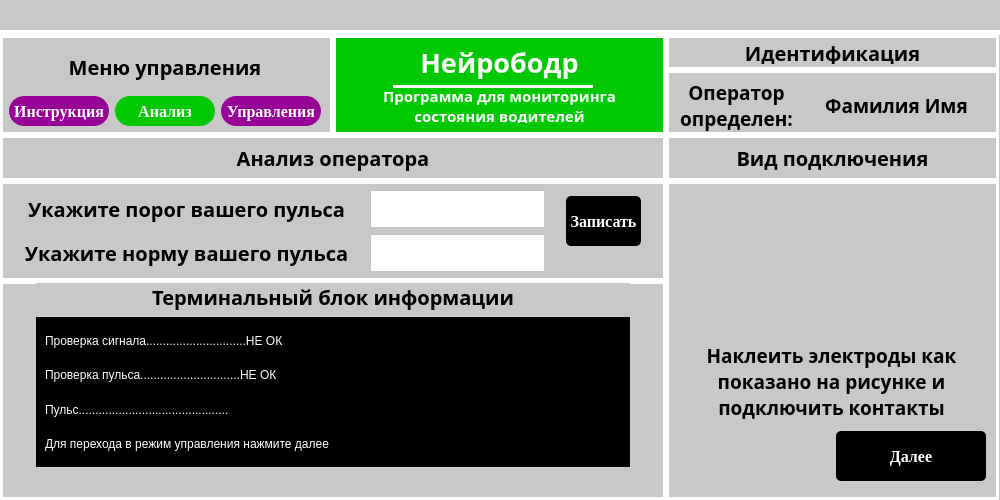
<?xml version="1.0" encoding="UTF-8"?>
<ui version="4.0">
 <class>MainWindow</class>
 <widget class="QMainWindow" name="MainWindow">
  <property name="geometry">
   <rect>
    <x>0</x>
    <y>0</y>
    <width>1000</width>
    <height>500</height>
   </rect>
  </property>
  <property name="windowTitle">
   <string>MainWindow</string>
  </property>
  <widget class="QWidget" name="centralwidget">
   <layout class="QVBoxLayout" name="verticalLayout">
    <property name="spacing">
     <number>0</number>
    </property>
    <property name="leftMargin">
     <number>0</number>
    </property>
    <property name="topMargin">
     <number>0</number>
    </property>
    <property name="rightMargin">
     <number>0</number>
    </property>
    <property name="bottomMargin">
     <number>0</number>
    </property>
    <item>
     <widget class="QWidget" name="widget" native="true">
      <property name="minimumSize">
       <size>
        <width>0</width>
        <height>35</height>
       </size>
      </property>
      <property name="maximumSize">
       <size>
        <width>16777215</width>
        <height>35</height>
       </size>
      </property>
      <property name="styleSheet">
       <string notr="true">* {background-color: rgb(200,200,200);} #widget { border-bottom: 5px solid white}</string>
      </property>
      <layout class="QGridLayout" name="gridLayout">
       <property name="leftMargin">
        <number>950</number>
       </property>
       <property name="topMargin">
        <number>0</number>
       </property>
       <property name="rightMargin">
        <number>0</number>
       </property>
       <property name="bottomMargin">
        <number>5</number>
       </property>
       <property name="spacing">
        <number>0</number>
       </property>
       <item row="0" column="0">
        <widget class="QLabel" name="close">
         <property name="minimumSize">
          <size>
           <width>30</width>
           <height>30</height>
          </size>
         </property>
         <property name="maximumSize">
          <size>
           <width>30</width>
           <height>30</height>
          </size>
         </property>
         <property name="text">
          <string/>
         </property>
         <property name="pixmap">
          <pixmap>../photos/nook.png</pixmap>
         </property>
         <property name="scaledContents">
          <bool>true</bool>
         </property>
        </widget>
       </item>
      </layout>
     </widget>
    </item>
    <item>
     <widget class="QWidget" name="widget_2" native="true">
      <property name="styleSheet">
       <string notr="true">background-color: rgb(200,200,200)</string>
      </property>
      <layout class="QVBoxLayout" name="verticalLayout_2">
       <property name="spacing">
        <number>0</number>
       </property>
       <property name="leftMargin">
        <number>0</number>
       </property>
       <property name="topMargin">
        <number>0</number>
       </property>
       <property name="rightMargin">
        <number>0</number>
       </property>
       <property name="bottomMargin">
        <number>0</number>
       </property>
       <item>
        <widget class="QWidget" name="widget_6" native="true">
         <property name="minimumSize">
          <size>
           <width>999</width>
           <height>100</height>
          </size>
         </property>
         <property name="maximumSize">
          <size>
           <width>999</width>
           <height>100</height>
          </size>
         </property>
         <layout class="QHBoxLayout" name="horizontalLayout">
          <property name="spacing">
           <number>0</number>
          </property>
          <property name="leftMargin">
           <number>0</number>
          </property>
          <property name="topMargin">
           <number>0</number>
          </property>
          <property name="rightMargin">
           <number>0</number>
          </property>
          <property name="bottomMargin">
           <number>0</number>
          </property>
          <item>
           <widget class="QWidget" name="widget_9" native="true">
            <property name="minimumSize">
             <size>
              <width>333</width>
              <height>100</height>
             </size>
            </property>
            <property name="maximumSize">
             <size>
              <width>333</width>
              <height>100</height>
             </size>
            </property>
            <property name="styleSheet">
             <string notr="true">#widget_9 {border: 3px solid white}</string>
            </property>
            <layout class="QGridLayout" name="gridLayout_8">
             <item row="0" column="0" colspan="3">
              <widget class="QLabel" name="label_7">
               <property name="font">
                <font>
                 <family>Jura</family>
                 <pointsize>15</pointsize>
                 <weight>75</weight>
                 <bold>true</bold>
                </font>
               </property>
               <property name="text">
                <string>Меню управления</string>
               </property>
               <property name="scaledContents">
                <bool>false</bool>
               </property>
               <property name="alignment">
                <set>Qt::AlignCenter</set>
               </property>
               <property name="wordWrap">
                <bool>true</bool>
               </property>
              </widget>
             </item>
             <item row="1" column="0">
              <widget class="QPushButton" name="pushButton_6">
               <property name="minimumSize">
                <size>
                 <width>100</width>
                 <height>30</height>
                </size>
               </property>
               <property name="maximumSize">
                <size>
                 <width>100</width>
                 <height>30</height>
                </size>
               </property>
               <property name="font">
                <font>
                 <family>Tinos</family>
                 <pointsize>12</pointsize>
                 <weight>75</weight>
                 <bold>true</bold>
                </font>
               </property>
               <property name="styleSheet">
                <string notr="true">background-color: rgb(150, 0, 150); color: white; border-radius: 15px</string>
               </property>
               <property name="text">
                <string>Инструкция</string>
               </property>
              </widget>
             </item>
             <item row="1" column="1">
              <widget class="QPushButton" name="pushButton_4">
               <property name="minimumSize">
                <size>
                 <width>100</width>
                 <height>30</height>
                </size>
               </property>
               <property name="maximumSize">
                <size>
                 <width>100</width>
                 <height>30</height>
                </size>
               </property>
               <property name="font">
                <font>
                 <family>Tinos</family>
                 <pointsize>12</pointsize>
                 <weight>75</weight>
                 <bold>true</bold>
                </font>
               </property>
               <property name="styleSheet">
                <string notr="true">background-color: rgb(0,200,0); color: white; border-radius: 15px</string>
               </property>
               <property name="text">
                <string>Анализ</string>
               </property>
              </widget>
             </item>
             <item row="1" column="2">
              <widget class="QPushButton" name="pushButton_5">
               <property name="minimumSize">
                <size>
                 <width>100</width>
                 <height>30</height>
                </size>
               </property>
               <property name="maximumSize">
                <size>
                 <width>100</width>
                 <height>30</height>
                </size>
               </property>
               <property name="font">
                <font>
                 <family>Tinos</family>
                 <pointsize>12</pointsize>
                 <weight>75</weight>
                 <bold>true</bold>
                </font>
               </property>
               <property name="styleSheet">
                <string notr="true">background-color: rgb(150, 0, 150); color: white; border-radius: 15px</string>
               </property>
               <property name="text">
                <string>Управления</string>
               </property>
              </widget>
             </item>
            </layout>
           </widget>
          </item>
          <item>
           <widget class="QWidget" name="widget_3" native="true">
            <property name="minimumSize">
             <size>
              <width>333</width>
              <height>100</height>
             </size>
            </property>
            <property name="maximumSize">
             <size>
              <width>333</width>
              <height>100</height>
             </size>
            </property>
            <property name="styleSheet">
             <string notr="true">* {background-color: rgb(0,200,0);} #widget_3 {border: 3px solid white}</string>
            </property>
            <layout class="QGridLayout" name="gridLayout_4">
             <property name="topMargin">
              <number>2</number>
             </property>
             <property name="bottomMargin">
              <number>2</number>
             </property>
             <property name="horizontalSpacing">
              <number>2</number>
             </property>
             <property name="verticalSpacing">
              <number>0</number>
             </property>
             <item row="0" column="0">
              <widget class="QLabel" name="label_5">
               <property name="minimumSize">
                <size>
                 <width>0</width>
                 <height>35</height>
                </size>
               </property>
               <property name="maximumSize">
                <size>
                 <width>16777215</width>
                 <height>35</height>
                </size>
               </property>
               <property name="font">
                <font>
                 <family>Jura</family>
                 <pointsize>20</pointsize>
                 <weight>75</weight>
                 <bold>true</bold>
                </font>
               </property>
               <property name="styleSheet">
                <string notr="true">color: white</string>
               </property>
               <property name="text">
                <string>Нейрободр</string>
               </property>
               <property name="scaledContents">
                <bool>false</bool>
               </property>
               <property name="alignment">
                <set>Qt::AlignCenter</set>
               </property>
               <property name="wordWrap">
                <bool>true</bool>
               </property>
              </widget>
             </item>
             <item row="1" column="0">
              <widget class="QLabel" name="label_4">
               <property name="minimumSize">
                <size>
                 <width>0</width>
                 <height>35</height>
                </size>
               </property>
               <property name="maximumSize">
                <size>
                 <width>16777215</width>
                 <height>35</height>
                </size>
               </property>
               <property name="font">
                <font>
                 <family>Jura</family>
                 <pointsize>11</pointsize>
                 <weight>75</weight>
                 <bold>true</bold>
                </font>
               </property>
               <property name="styleSheet">
                <string notr="true">color: white</string>
               </property>
               <property name="text">
                <string>Программа для мониторинга состояния водителей</string>
               </property>
               <property name="scaledContents">
                <bool>false</bool>
               </property>
               <property name="alignment">
                <set>Qt::AlignCenter</set>
               </property>
               <property name="wordWrap">
                <bool>true</bool>
               </property>
              </widget>
             </item>
            </layout>
            <widget class="QWidget" name="widget_11" native="true">
             <property name="geometry">
              <rect>
               <x>60</x>
               <y>50</y>
               <width>200</width>
               <height>3</height>
              </rect>
             </property>
             <property name="minimumSize">
              <size>
               <width>200</width>
               <height>3</height>
              </size>
             </property>
             <property name="maximumSize">
              <size>
               <width>200</width>
               <height>3</height>
              </size>
             </property>
             <property name="styleSheet">
              <string notr="true">background-color: white</string>
             </property>
            </widget>
           </widget>
          </item>
          <item>
           <widget class="QWidget" name="widget_12" native="true">
            <property name="minimumSize">
             <size>
              <width>333</width>
              <height>100</height>
             </size>
            </property>
            <property name="maximumSize">
             <size>
              <width>333</width>
              <height>100</height>
             </size>
            </property>
            <property name="styleSheet">
             <string notr="true"/>
            </property>
            <layout class="QVBoxLayout" name="verticalLayout_3">
             <property name="spacing">
              <number>0</number>
             </property>
             <property name="leftMargin">
              <number>0</number>
             </property>
             <property name="topMargin">
              <number>0</number>
             </property>
             <property name="rightMargin">
              <number>0</number>
             </property>
             <property name="bottomMargin">
              <number>0</number>
             </property>
             <item>
              <widget class="QWidget" name="widget_13" native="true">
               <property name="maximumSize">
                <size>
                 <width>16777215</width>
                 <height>35</height>
                </size>
               </property>
               <property name="styleSheet">
                <string notr="true">#widget_13 {border: 3px solid white}</string>
               </property>
               <layout class="QGridLayout" name="gridLayout_6">
                <property name="topMargin">
                 <number>6</number>
                </property>
                <property name="bottomMargin">
                 <number>6</number>
                </property>
                <item row="0" column="0">
                 <widget class="QLabel" name="label_8">
                  <property name="font">
                   <font>
                    <family>Jura</family>
                    <pointsize>15</pointsize>
                    <weight>75</weight>
                    <bold>true</bold>
                   </font>
                  </property>
                  <property name="text">
                   <string>Идентификация</string>
                  </property>
                  <property name="scaledContents">
                   <bool>false</bool>
                  </property>
                  <property name="alignment">
                   <set>Qt::AlignCenter</set>
                  </property>
                  <property name="wordWrap">
                   <bool>true</bool>
                  </property>
                 </widget>
                </item>
               </layout>
              </widget>
             </item>
             <item>
              <widget class="QWidget" name="widget_14" native="true">
               <property name="styleSheet">
                <string notr="true">#widget_14 {border: 3px solid white}</string>
               </property>
               <widget class="QLabel" name="label_9">
                <property name="geometry">
                 <rect>
                  <x>10</x>
                  <y>10</y>
                  <width>121</width>
                  <height>51</height>
                 </rect>
                </property>
                <property name="font">
                 <font>
                  <family>Jura</family>
                  <pointsize>14</pointsize>
                  <weight>75</weight>
                  <bold>true</bold>
                 </font>
                </property>
                <property name="text">
                 <string>Оператор определен:</string>
                </property>
                <property name="scaledContents">
                 <bool>false</bool>
                </property>
                <property name="alignment">
                 <set>Qt::AlignCenter</set>
                </property>
                <property name="wordWrap">
                 <bool>true</bool>
                </property>
               </widget>
               <widget class="QLabel" name="label_10">
                <property name="geometry">
                 <rect>
                  <x>140</x>
                  <y>10</y>
                  <width>181</width>
                  <height>51</height>
                 </rect>
                </property>
                <property name="font">
                 <font>
                  <family>Jura</family>
                  <pointsize>14</pointsize>
                  <weight>75</weight>
                  <bold>true</bold>
                 </font>
                </property>
                <property name="text">
                 <string>Фамилия Имя</string>
                </property>
                <property name="scaledContents">
                 <bool>false</bool>
                </property>
                <property name="alignment">
                 <set>Qt::AlignCenter</set>
                </property>
                <property name="wordWrap">
                 <bool>true</bool>
                </property>
               </widget>
              </widget>
             </item>
            </layout>
           </widget>
          </item>
         </layout>
        </widget>
       </item>
       <item>
        <widget class="QWidget" name="widget_4" native="true">
         <layout class="QGridLayout" name="gridLayout_2">
          <property name="leftMargin">
           <number>0</number>
          </property>
          <property name="topMargin">
           <number>0</number>
          </property>
          <property name="rightMargin">
           <number>0</number>
          </property>
          <property name="bottomMargin">
           <number>0</number>
          </property>
          <property name="spacing">
           <number>0</number>
          </property>
          <item row="0" column="1">
           <widget class="QWidget" name="widget_7" native="true">
            <property name="styleSheet">
             <string notr="true">#widget_7 {border: 3px solid white}</string>
            </property>
            <layout class="QGridLayout" name="gridLayout_5">
             <item row="0" column="0">
              <widget class="QLabel" name="label_3">
               <property name="font">
                <font>
                 <family>Jura</family>
                 <pointsize>15</pointsize>
                 <weight>75</weight>
                 <bold>true</bold>
                </font>
               </property>
               <property name="text">
                <string>Вид подключения</string>
               </property>
               <property name="scaledContents">
                <bool>false</bool>
               </property>
               <property name="alignment">
                <set>Qt::AlignCenter</set>
               </property>
               <property name="wordWrap">
                <bool>true</bool>
               </property>
              </widget>
             </item>
            </layout>
           </widget>
          </item>
          <item row="0" column="0">
           <widget class="QWidget" name="widget_5" native="true">
            <property name="maximumSize">
             <size>
              <width>16777215</width>
              <height>50</height>
             </size>
            </property>
            <property name="styleSheet">
             <string notr="true">#widget_5 {border: 3px solid white}</string>
            </property>
            <layout class="QGridLayout" name="gridLayout_3">
             <item row="0" column="0">
              <widget class="QLabel" name="label">
               <property name="font">
                <font>
                 <family>Jura</family>
                 <pointsize>15</pointsize>
                 <weight>75</weight>
                 <bold>true</bold>
                </font>
               </property>
               <property name="text">
                <string>Анализ оператора</string>
               </property>
               <property name="scaledContents">
                <bool>false</bool>
               </property>
               <property name="alignment">
                <set>Qt::AlignCenter</set>
               </property>
               <property name="wordWrap">
                <bool>true</bool>
               </property>
              </widget>
             </item>
            </layout>
           </widget>
          </item>
          <item row="1" column="1">
           <widget class="QWidget" name="widget_10" native="true">
            <property name="maximumSize">
             <size>
              <width>333</width>
              <height>16777215</height>
             </size>
            </property>
            <property name="styleSheet">
             <string notr="true">#widget_10 {border: 3px solid white}</string>
            </property>
            <widget class="QPushButton" name="pushButton_2">
             <property name="geometry">
              <rect>
               <x>170</x>
               <y>250</y>
               <width>150</width>
               <height>50</height>
              </rect>
             </property>
             <property name="minimumSize">
              <size>
               <width>150</width>
               <height>50</height>
              </size>
             </property>
             <property name="maximumSize">
              <size>
               <width>100</width>
               <height>25</height>
              </size>
             </property>
             <property name="font">
              <font>
               <family>Tinos</family>
               <pointsize>12</pointsize>
               <weight>75</weight>
               <bold>true</bold>
              </font>
             </property>
             <property name="styleSheet">
              <string notr="true">background-color: black; color: white; border-radius: 5px</string>
             </property>
             <property name="text">
              <string>Далее</string>
             </property>
            </widget>
            <widget class="QLabel" name="label_6">
             <property name="geometry">
              <rect>
               <x>10</x>
               <y>160</y>
               <width>311</width>
               <height>81</height>
              </rect>
             </property>
             <property name="font">
              <font>
               <family>Jura</family>
               <pointsize>14</pointsize>
               <weight>75</weight>
               <bold>true</bold>
              </font>
             </property>
             <property name="text">
              <string>Наклеить электроды как показано на рисунке и подключить контакты</string>
             </property>
             <property name="scaledContents">
              <bool>false</bool>
             </property>
             <property name="alignment">
              <set>Qt::AlignCenter</set>
             </property>
             <property name="wordWrap">
              <bool>true</bool>
             </property>
            </widget>
            <widget class="QLabel" name="close_2">
             <property name="geometry">
              <rect>
               <x>20</x>
               <y>20</y>
               <width>135</width>
               <height>135</height>
              </rect>
             </property>
             <property name="minimumSize">
              <size>
               <width>135</width>
               <height>135</height>
              </size>
             </property>
             <property name="maximumSize">
              <size>
               <width>135</width>
               <height>135</height>
              </size>
             </property>
             <property name="text">
              <string/>
             </property>
             <property name="pixmap">
              <pixmap>../photos/hand1.png</pixmap>
             </property>
             <property name="scaledContents">
              <bool>true</bool>
             </property>
            </widget>
            <widget class="QLabel" name="close_3">
             <property name="geometry">
              <rect>
               <x>180</x>
               <y>20</y>
               <width>135</width>
               <height>135</height>
              </rect>
             </property>
             <property name="minimumSize">
              <size>
               <width>135</width>
               <height>135</height>
              </size>
             </property>
             <property name="maximumSize">
              <size>
               <width>135</width>
               <height>135</height>
              </size>
             </property>
             <property name="text">
              <string/>
             </property>
             <property name="pixmap">
              <pixmap>../photos/hand2.png</pixmap>
             </property>
             <property name="scaledContents">
              <bool>true</bool>
             </property>
            </widget>
           </widget>
          </item>
          <item row="1" column="0">
           <widget class="QWidget" name="widget_8" native="true">
            <property name="minimumSize">
             <size>
              <width>666</width>
              <height>0</height>
             </size>
            </property>
            <property name="maximumSize">
             <size>
              <width>666</width>
              <height>16777215</height>
             </size>
            </property>
            <property name="styleSheet">
             <string notr="true">#widget_8 {border: 3px solid white}</string>
            </property>
            <layout class="QVBoxLayout" name="verticalLayout_4">
             <property name="spacing">
              <number>0</number>
             </property>
             <property name="leftMargin">
              <number>0</number>
             </property>
             <property name="topMargin">
              <number>0</number>
             </property>
             <property name="rightMargin">
              <number>0</number>
             </property>
             <property name="bottomMargin">
              <number>0</number>
             </property>
             <item>
              <widget class="QWidget" name="widget_15" native="true">
               <property name="minimumSize">
                <size>
                 <width>0</width>
                 <height>100</height>
                </size>
               </property>
               <property name="maximumSize">
                <size>
                 <width>16777215</width>
                 <height>100</height>
                </size>
               </property>
               <property name="styleSheet">
                <string notr="true">#widget_15 {border: 3px solid white}</string>
               </property>
               <layout class="QGridLayout" name="gridLayout_7">
                <item row="0" column="0">
                 <widget class="QLabel" name="label_2">
                  <property name="maximumSize">
                   <size>
                    <width>325</width>
                    <height>16777215</height>
                   </size>
                  </property>
                  <property name="font">
                   <font>
                    <family>Jura</family>
                    <pointsize>15</pointsize>
                    <weight>75</weight>
                    <bold>true</bold>
                   </font>
                  </property>
                  <property name="text">
                   <string>Укажите порог вашего пульса</string>
                  </property>
                  <property name="scaledContents">
                   <bool>false</bool>
                  </property>
                  <property name="alignment">
                   <set>Qt::AlignCenter</set>
                  </property>
                  <property name="wordWrap">
                   <bool>true</bool>
                  </property>
                 </widget>
                </item>
                <item row="0" column="1">
                 <widget class="QTextEdit" name="textEdit">
                  <property name="maximumSize">
                   <size>
                    <width>175</width>
                    <height>16777215</height>
                   </size>
                  </property>
                  <property name="styleSheet">
                   <string notr="true">background-color: white</string>
                  </property>
                 </widget>
                </item>
                <item row="1" column="0">
                 <widget class="QLabel" name="label_11">
                  <property name="font">
                   <font>
                    <family>Jura</family>
                    <pointsize>15</pointsize>
                    <weight>75</weight>
                    <bold>true</bold>
                   </font>
                  </property>
                  <property name="text">
                   <string>Укажите норму вашего пульса</string>
                  </property>
                  <property name="scaledContents">
                   <bool>false</bool>
                  </property>
                  <property name="alignment">
                   <set>Qt::AlignCenter</set>
                  </property>
                  <property name="wordWrap">
                   <bool>true</bool>
                  </property>
                 </widget>
                </item>
                <item row="1" column="1">
                 <widget class="QTextEdit" name="textEdit_2">
                  <property name="maximumSize">
                   <size>
                    <width>175</width>
                    <height>16777215</height>
                   </size>
                  </property>
                  <property name="styleSheet">
                   <string notr="true">background-color: white</string>
                  </property>
                 </widget>
                </item>
                <item row="0" column="2">
                 <widget class="QPushButton" name="pushButton_3">
                  <property name="minimumSize">
                   <size>
                    <width>75</width>
                    <height>50</height>
                   </size>
                  </property>
                  <property name="maximumSize">
                   <size>
                    <width>75</width>
                    <height>25</height>
                   </size>
                  </property>
                  <property name="font">
                   <font>
                    <family>Tinos</family>
                    <pointsize>12</pointsize>
                    <weight>75</weight>
                    <bold>true</bold>
                   </font>
                  </property>
                  <property name="styleSheet">
                   <string notr="true">background-color: black; color: white; border-radius: 5px</string>
                  </property>
                  <property name="text">
                   <string>Записать</string>
                  </property>
                 </widget>
                </item>
               </layout>
              </widget>
             </item>
             <item>
              <widget class="QWidget" name="widget_16" native="true">
               <property name="minimumSize">
                <size>
                 <width>0</width>
                 <height>100</height>
                </size>
               </property>
               <property name="maximumSize">
                <size>
                 <width>16777215</width>
                 <height>400</height>
                </size>
               </property>
               <property name="styleSheet">
                <string notr="true">#widget_16{border: 3px solid white}</string>
               </property>
               <layout class="QVBoxLayout" name="verticalLayout_5">
                <property name="leftMargin">
                 <number>36</number>
                </property>
                <property name="topMargin">
                 <number>2</number>
                </property>
                <property name="rightMargin">
                 <number>36</number>
                </property>
                <property name="bottomMargin">
                 <number>36</number>
                </property>
                <item>
                 <widget class="QLabel" name="label_12">
                  <property name="font">
                   <font>
                    <family>Jura</family>
                    <pointsize>15</pointsize>
                    <weight>75</weight>
                    <bold>true</bold>
                   </font>
                  </property>
                  <property name="text">
                   <string>Терминальный блок информации</string>
                  </property>
                  <property name="scaledContents">
                   <bool>false</bool>
                  </property>
                  <property name="alignment">
                   <set>Qt::AlignCenter</set>
                  </property>
                  <property name="wordWrap">
                   <bool>true</bool>
                  </property>
                 </widget>
                </item>
                <item>
                 <widget class="QWidget" name="widget_17" native="true">
                  <property name="minimumSize">
                   <size>
                    <width>0</width>
                    <height>150</height>
                   </size>
                  </property>
                  <property name="maximumSize">
                   <size>
                    <width>16777215</width>
                    <height>150</height>
                   </size>
                  </property>
                  <property name="styleSheet">
                   <string notr="true">background-color: black; color: white</string>
                  </property>
                  <layout class="QVBoxLayout" name="verticalLayout_6">
                   <item>
                    <widget class="QLabel" name="label_13">
                     <property name="text">
                      <string>Проверка сигнала..............................НЕ ОК</string>
                     </property>
                    </widget>
                   </item>
                   <item>
                    <widget class="QLabel" name="label_14">
                     <property name="text">
                      <string>Проверка пульса..............................НЕ ОК</string>
                     </property>
                    </widget>
                   </item>
                   <item>
                    <widget class="QLabel" name="label_15">
                     <property name="text">
                      <string>Пульс.............................................</string>
                     </property>
                    </widget>
                   </item>
                   <item>
                    <widget class="QLabel" name="label_16">
                     <property name="text">
                      <string>Для перехода в режим управления нажмите далее</string>
                     </property>
                    </widget>
                   </item>
                  </layout>
                 </widget>
                </item>
               </layout>
              </widget>
             </item>
            </layout>
           </widget>
          </item>
         </layout>
        </widget>
       </item>
      </layout>
     </widget>
    </item>
   </layout>
  </widget>
 </widget>
 <resources/>
 <connections/>
</ui>
